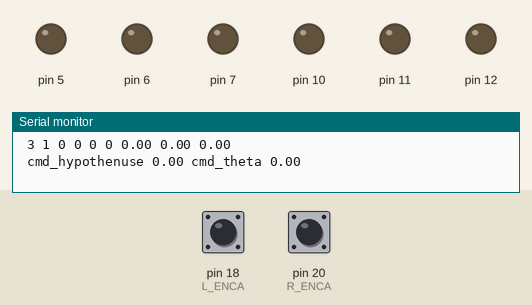
Bench run of a program on a simulated Arduino Mega 2560, built with avr-gcc and run on an emulated ATmega2560. Parts: output pins drawn as LEDs (lit = HIGH), the last lines printed to the serial monitor. Inputs (shaded band) come from the test bench; at power-on: pin 18 (L_ENCA) HIGH, pin 20 (R_ENCA) HIGH.

Above: at 0.1 s.
At 8.1 s:
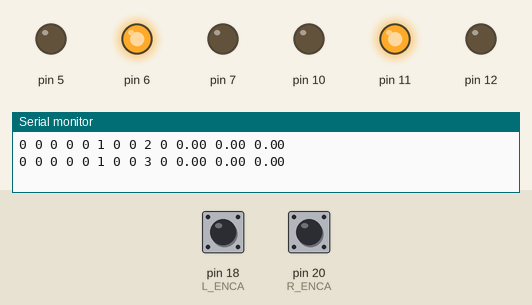
At 55.3 s:
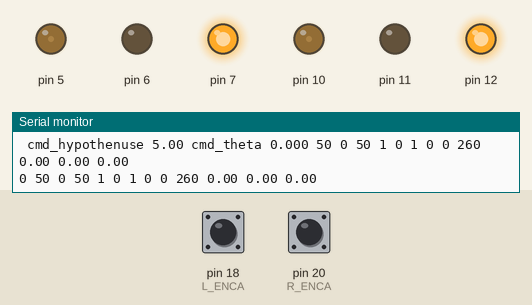
Timing chart, 0 to 56.8 s (numbered marks = the images above):
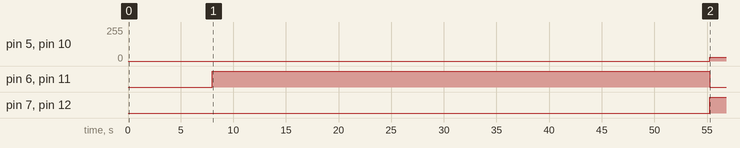

The program:

main.cpp
```cpp
#include <Arduino.h>
#include "motors_driver.h"
#include "rolling_basis.h"
#include "action_functions.h"
#include <util/atomic.h>

void move_forward_ticks_calculator(float distance, unsigned long *ticks, short *r_sign, short *l_sign);
void rotation_ticks_calculator(float angle_rotate, unsigned long *ticks, short *r_ticks, short *l_ticks);
void trajectory_mesurement_calculator(float target_x, float target_y, float target_theta, bool start_rotation, bool end_rotation, float *hypothenuse, float *cmd_theta);
void robot_position_calculator();

float delta_time_calculator(long &previous_time);

void motors_controller(Action *action, byte max_pwm);
void move_forward_action(Action *action);
void rotation_action(Action *action);
void action_supervisor(Action *action);
void mesurement_taker(Action *action);

long prevT = 0;

// Robot position variables
float THETA = 0;
float X = 0;
float Y = 0;
long RIGHT_TICKS = 0;
long LEFT_TICKS = 0;

// Balade creation

#define BALADE_SIZE 2
byte action_index = BALADE_SIZE + 1;

Action action0 = create_action(0.0, 0.0);
Action action1 = create_action(5.0, 0.0);
Action action2 = create_action(50.0, 0.0);
Action action3 = create_action(50.0, 50.0);
Action action4 = create_action(100.0, 50.0);
Action action5 = create_action(100.0, 0.0);
Action balade_model[BALADE_SIZE] = {action0, action1};
//Action balade_model[BALADE_SIZE] = {action0, action1, action2, action3, action4, action5};
/*
#define BALADE_SIZE 2
byte action_index = BALADE_SIZE + 1;

Action action0 = create_action(0.0, 0.0, 0.0);
Action action1 = create_action(130.0, 0.0, 0.0);

Action balade_model[BALADE_SIZE] = {action0, action1};*/
Action balade[BALADE_SIZE];

/******* Attach Interrupt *******/
void left_motor_read_encoder()
{
  if (digitalRead(L_ENCB) > 0)
    left_motor.ticks++;
  else
    left_motor.ticks--;
}

void right_motor_read_encoder()
{
  if (digitalRead(R_ENCB) > 0)
    right_motor.ticks++;
  else
    right_motor.ticks--;
}

void setup(){
  Serial.begin(9600);
  left_motor.init();
  attachInterrupt(digitalPinToInterrupt(L_ENCA), left_motor_read_encoder, RISING);
  right_motor.init();
  attachInterrupt(digitalPinToInterrupt(R_ENCA), right_motor_read_encoder, RISING);
}

void loop(){

  if (0 <= action_index && action_index < BALADE_SIZE)
  {
    robot_position_calculator();
    mesurement_taker(&balade[action_index]);
    action_supervisor(&balade[action_index]);
    motors_controller(&balade[action_index], max_pwm);
  }

  Serial.print(" ");
  Serial.print(action_index);
  Serial.print(" ");
  Serial.print(balade[action_index].start_rotation);
  Serial.print(" ");
  Serial.print(balade[action_index].move_forward);
  Serial.print(" ");
  Serial.print(balade[action_index].end_rotation);
  Serial.print(" ");
  Serial.print(balade[action_index].end_movement_cpt);
  Serial.print(" ");
  Serial.print(balade[action_index].ticks);
  Serial.print(" ");
  Serial.print(X);
  Serial.print(" ");
  Serial.print(Y);
  Serial.print(" ");
  Serial.print(THETA);

  // Next coords if the current is done
  if (balade[action_index].start_rotation == false && balade[action_index].move_forward == false && balade[action_index].end_rotation == false)
    action_index++;

  // No out of range
  if (action_index >= BALADE_SIZE)
  {
    action_index = 0;
    memcpy(balade, balade_model, sizeof(Action) * BALADE_SIZE);
  }
  Serial.println();
}

/****-- Supervisor Part --****/
void mesurement_taker(Action *action)
{
  if (action->mesurement_taker)
  {
    // Trajectoire calculator
    float cmd_hypothenuse;
    float cmd_theta;
    trajectory_mesurement_calculator(
        action->target_x,
        action->target_y,
        action->target_theta,
        action->start_rotation,
        action->end_rotation,
        &cmd_hypothenuse,
        &cmd_theta);

    unsigned long cmd_ticks;
    //unsigned long ticks_cursor;
    short cmd_right_sign;
    short cmd_left_sign;
    Serial.print(" cmd_hypothenuse ");
    Serial.print(cmd_hypothenuse);
    Serial.print(" cmd_theta ");
    Serial.print(cmd_theta * (180/PI));
    delay(8000);
    // Rotation mesurment
    if (action->start_rotation || action->end_rotation)
      rotation_ticks_calculator(cmd_theta, &cmd_ticks, &cmd_right_sign, &cmd_left_sign);

    // Go forward mesurement
    else if (action->move_forward)
      move_forward_ticks_calculator(cmd_hypothenuse, &cmd_ticks, &cmd_right_sign, &cmd_left_sign);

    // Update action structure
    ATOMIC_BLOCK(ATOMIC_RESTORESTATE)
    {
      action->right_ref = right_motor.ticks;
      action->left_ref = left_motor.ticks;
    }

    action->mesurement_taker = false;
    action->ticks = cmd_ticks;
    action->ticks_cursor = 0;
    action->right_sign = cmd_right_sign;
    action->left_sign = cmd_left_sign;
  }
}

void action_supervisor(Action *action)
{
  if (action->start_rotation)
    rotation_action(action);
  else if (action->move_forward)
    move_forward_action(action);
  else if (action->end_rotation)
    rotation_action(action);
}

void rotation_action(Action *action)
{
  long right_ticks;
  long left_ticks;
  ATOMIC_BLOCK(ATOMIC_RESTORESTATE)
  {
    right_ticks = right_motor.ticks;
    left_ticks = left_motor.ticks;
  }
  long right_error = abs(action->right_ref + action->right_sign * action->ticks) - abs(right_ticks);
  long left_error = abs(action->left_ref + action->left_sign * action->ticks) - abs(left_ticks);

  // Check if the robot is near the target position
  if (action->error_precision >= right_error && action->error_precision >= left_error)
    (action->end_movement_cpt)++;

  // Checks if the robot has been in the right position long enough to move to the next action
  if (action->end_movement_cpt >= action->end_movement_presicion)
  {
    if (action->start_rotation)
    {
      action->start_rotation = false;
      action->move_forward = true;
      action->mesurement_taker = true;
    }
    else if (action->end_rotation)
    {
      action->end_rotation = false;
      action->move_forward = false;
      action->mesurement_taker = false;
    }
    action->end_movement_cpt = 0;
  }
}

void move_forward_action(Action *action)
{
  long right_error;
  long left_error;
  ATOMIC_BLOCK(ATOMIC_RESTORESTATE)
  {
    right_error = abs((action->right_ref + action->right_sign * action->ticks) - right_motor.ticks);
    left_error = abs((action->left_ref + action->left_sign * action->ticks) - left_motor.ticks);
  }

  // Check if the robot is near the target position
  if (action->error_precision >= right_error && action->error_precision >= left_error)
    (action->end_movement_cpt)++;

  // Checks if the robot has been in the right position long enough end the action
  if (action->end_movement_cpt >= action->end_movement_presicion)
  {
    action->start_rotation = false;
    action->move_forward = false;
    action->end_rotation = true;
    action->mesurement_taker = true;
    action->end_movement_cpt = 0;
  }
}

void motors_controller(Action *action, byte max_pwm)
{
  double deltaT = delta_time_calculator(prevT);
  int auth_error = 50;

  long right_ticks;
  long left_ticks;
  ATOMIC_BLOCK(ATOMIC_RESTORESTATE)
  {
    right_ticks = right_motor.ticks;
    left_ticks = left_motor.ticks;
  }

  // Do we need to correct the trajectory ?
  long right_error = action->ticks_cursor - abs(right_ticks - action->right_ref);
  long left_error = action->ticks_cursor - abs(left_ticks - action->left_ref);

  if (abs(right_error) < auth_error && abs(left_error) < auth_error) {
    if (abs(action->ticks_cursor - action->ticks) < action->error_precision)
      action->ticks_cursor = action->ticks;
    else
      action->ticks_cursor += auth_error;

    if (action->ticks_cursor > action->ticks)
      action->ticks_cursor = action->ticks;
  }

  right_motor.handle(deltaT, (action->right_ref + action->right_sign * action->ticks_cursor), max_pwm);
  Serial.print(" ");
  left_motor.handle(deltaT, (action->left_ref + action->left_sign * action->ticks_cursor), max_pwm);
}

/******* Calculator functions *******/
float delta_time_calculator(long &previous_time)
{
  long current_time = micros();
  float delta_time = ((float)(current_time - previous_time)) / (1.0e6);
  previous_time = current_time;
  return delta_time;
}

void robot_position_calculator()
{
  /* Determine the position of the robot */
  long delta_l_pos = left_motor.ticks - LEFT_TICKS;
  LEFT_TICKS = LEFT_TICKS + delta_l_pos;
  long delta_r_pos = right_motor.ticks - RIGHT_TICKS;
  RIGHT_TICKS = RIGHT_TICKS + delta_r_pos;

  float left_move = delta_l_pos * WHEEL_UNIT_TICK_CM;
  float right_move = delta_r_pos * WHEEL_UNIT_TICK_CM;

  float movement_difference = right_move - left_move;
  float movement_sum = (right_move + left_move) / 2;

  THETA = THETA + (movement_difference / CENTER_DISTANCE);
  X = X + (cos(THETA) * movement_sum);
  Y = Y + (sin(THETA) * movement_sum);
}

void trajectory_mesurement_calculator(float target_x, float target_y, float target_theta, bool start_rotation, bool end_rotation, float *hypothenuse, float *cmd_theta)
{
  float x_error = target_x - X;
  float y_error = target_y - Y;

  // Calculated info
  *hypothenuse = sqrt((x_error * x_error) + (y_error * y_error));

  // Rotation
  if (start_rotation)
  {
    if (x_error == 0 && y_error > 0)
      *cmd_theta = PI / 2;
    else if (x_error == 0 && y_error < 0)
      *cmd_theta = -(PI / 2);

    if (y_error == 0)
      *cmd_theta = 0;
    else
      *cmd_theta = atan2(y_error, x_error) - THETA;
  }
  else if (end_rotation && target_theta != CLASSIC_ANGLE)
    *cmd_theta = target_theta - THETA;
  else
    *cmd_theta = THETA; // If we dont't want to turn at the end of mouvement

  // Took the best rotation angle
  // if(*cmd_theta>PI) *cmd_theta =   -fmod(*cmd_theta, PI);
  //*cmd_theta = (*cmd_theta > PI || *cmd_theta < -PI) ? fmod(*cmd_theta, PI) : *cmd_theta; // Noah a eu la merveilleuse idée d'employé un ?
  *cmd_theta = (*cmd_theta > PI || *cmd_theta < -PI) ? -fmod(*cmd_theta, PI) : *cmd_theta;
}

void rotation_ticks_calculator(float angle_rotate, unsigned long *ticks, short *r_sign, short *l_sign)
{
  float distance = (angle_rotate * RADIUS);
  *ticks = abs((ENCODER_RESOLUTION / WHEEL_PERIMETER) * distance);

  if(*ticks > 0){
    *r_sign = 1;
    *l_sign = -1;
  }
  else {
    *r_sign = -1;
    *l_sign = 1;
  }
}

void move_forward_ticks_calculator(float distance, unsigned long *ticks, short *r_sign, short *l_sign)
{
  *ticks = (ENCODER_RESOLUTION / WHEEL_PERIMETER) * distance;

  if(*ticks > 0){
    *r_sign = 1;
    *l_sign = 1;
  }
  else{
    *r_sign = -1;
    *l_sign = -1;
  }
}
```

action_functions.h
```cpp
#include <Arduino.h>
#define CLASSIC_ANGLE 1234.1234
// Structure Action
struct Action
{
    float target_x;
    float target_y;
    float target_theta;
    bool start_rotation;
    bool move_forward;
    bool end_rotation;
    bool mesurement_taker;
    unsigned int end_movement_cpt;
    unsigned int end_movement_presicion;
    unsigned int error_precision;
    unsigned long ticks;
    unsigned long ticks_cursor;
    long right_ref;
    long left_ref;
    short right_sign;
    short left_sign;
};

// Action creation
Action create_action(float obj_x, float obj_y, float obj_theta = CLASSIC_ANGLE)
{
    unsigned int precision_cpt = 100;
    unsigned int error_auth = 10;
    Action new_action;
    new_action.target_x = obj_x;
    new_action.target_y = obj_y;
    new_action.target_theta = obj_theta;
    new_action.start_rotation = true;
    new_action.move_forward = false;
    new_action.end_rotation = false;
    new_action.mesurement_taker = true;
    new_action.end_movement_cpt = 0;
    new_action.end_movement_presicion = precision_cpt;
    new_action.error_precision = error_auth;
    new_action.ticks = 0;
    new_action.ticks_cursor = 0;
    new_action.right_sign = 1;
    new_action.left_sign = 1;

    // Action new_action = {obj_x, obj_y, obj_theta, true, false, false, true, 0, precision_cpt, error_auth, 0, 0};
    return new_action;
}

void display_action(Action *act)
{
    Serial.println();
    Serial.print("target_x : ");
    Serial.println(act->target_x);
    Serial.print("target_y : ");
    Serial.println(act->target_y);
    Serial.print("target_theta : ");
    Serial.println(act->target_theta);
    Serial.print("start rotation : ");
    Serial.println(act->start_rotation);
    Serial.print("move_forward : ");
    Serial.println(act->move_forward);
    Serial.print("end rotation : ");
    Serial.println(act->end_rotation);
    Serial.print("mesurement_taker : ");
    Serial.println(act->mesurement_taker);
    Serial.print("end_movement_cpt : ");
    Serial.println(act->end_movement_cpt);
    Serial.print("end_movement_presicion : ");
    Serial.println(act->end_movement_presicion);
    Serial.print("error_precision : ");
    Serial.println(act->error_precision);
    Serial.print("ticks : ");
    Serial.println(act->ticks);
    Serial.print("ticks_cursor : ");
    Serial.println(act->ticks_cursor);
    Serial.print("right_sign : ");
    Serial.println(act->right_sign);
    Serial.print("left_sign : ");
    Serial.println(act->left_sign);
    Serial.println();
}
```

rolling_basis.h
```cpp
#include <Arduino.h>

// Robots caracteristiques (distance in cm):
#define ENCODER_RESOLUTION 1024
#define CENTER_DISTANCE 29.0
#define WHEEL_DIAMETER 6.25

// Inferred dimensions
#define RADIUS (CENTER_DISTANCE / 2.0)
#define WHEEL_PERIMETER (PI * WHEEL_DIAMETER)
#define WHEEL_UNIT_TICK_CM (WHEEL_PERIMETER / ENCODER_RESOLUTION)

// Pins definition
/*// Motor Left
#define L_ENCA 18
#define L_ENCB 19
#define L_PWM 10
#define L_IN2 11
#define L_IN1 12

// Motor Right
#define R_ENCA 20
#define R_ENCB 21
#define R_PWM 5
#define R_IN2 6
#define R_IN1 7
*/

// Motor Left
#define L_ENCA 18
#define L_ENCB 19
#define L_PWM 5
#define L_IN2 6
#define L_IN1 7

// Motor Right
#define R_ENCA 20
#define R_ENCB 21
#define R_PWM 10
#define R_IN2 11
#define R_IN1 12

/* Set the PID
 * kp -> proportional
 * /-> Allows you to set the reaction speed of the system
 * ki -> integral
 * /-> Allows to reduce the static error (in steady state)
 * kd -> differential
 * /-> Allows to improve the stability of the system
 *
 * Adjustment order :
 * I) Kp
 * II) Ki
 * III)Kd
 */

// PID constantes
float kp = 2.0;
float ki = 0.0003;
float kd = 0.0;
byte max_pwm = 30;

Motor left_motor(L_IN1, L_IN2, L_PWM, L_ENCA, L_ENCB, kp, kd, ki, 1.2);
Motor right_motor(R_IN1, R_IN2, R_PWM, R_ENCA, R_ENCB, kp, kd, ki, 1.0);
```

Measured:
- by itself, pin 5, pin 10: 0/255 → 30/255 at 55.2 s
- by itself, pin 6, pin 11: LOW → HIGH at 8.0 s, → LOW 47.2 s later
- by itself, pin 7, pin 12: LOW → HIGH at 55.2 s
